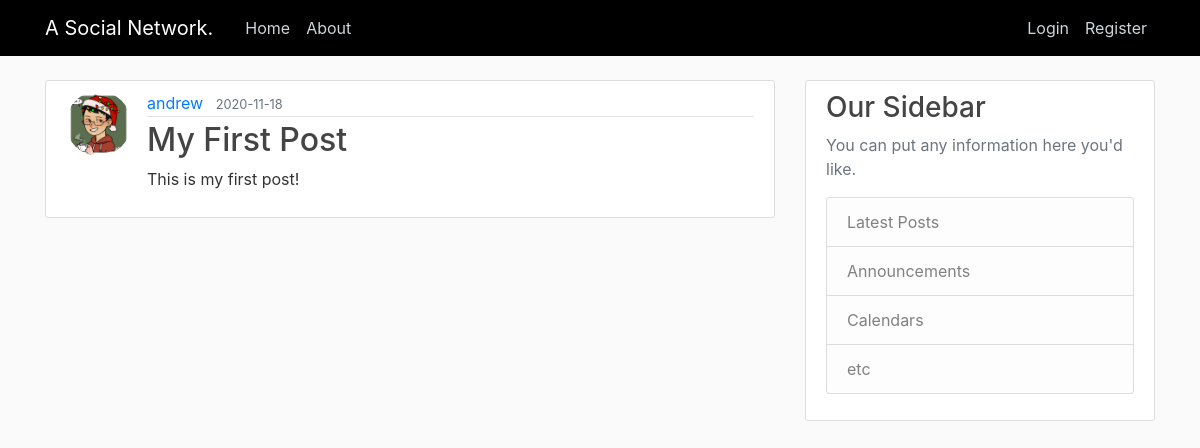
Page /home on the earlier database version.
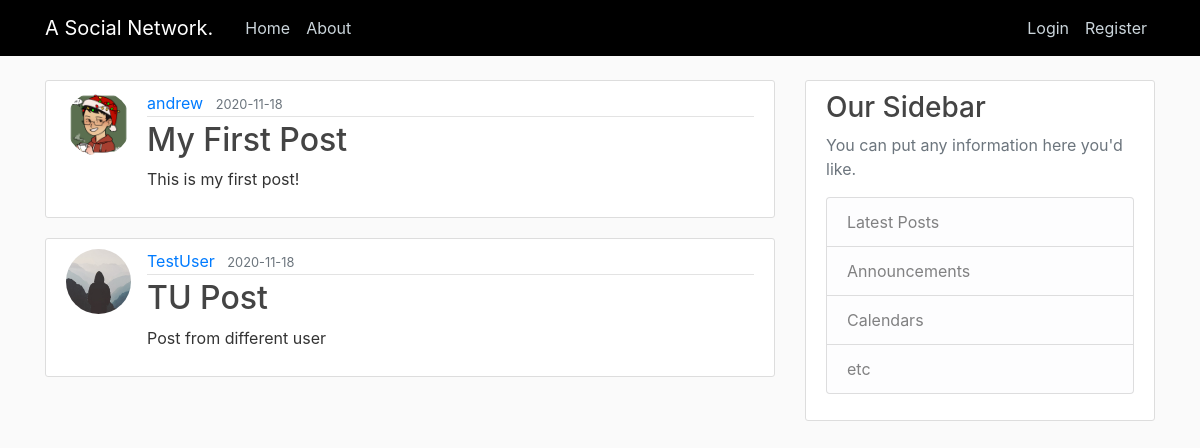
Same page on the later database version.
### app/models.py (models this page shows, shortened)
class Post(db.Model):
    id = db.Column(db.Integer, primary_key = True)
    title = db.Column(db.String(100), nullable=False)
    date_posted = db.Column(db.DateTime, nullable=False, default=datetime.utcnow)
    content = db.Column(db.Text, nullable=False)
    user_id = db.Column(db.Integer, db.ForeignKey('user.id'), nullable=False)

class User(db.Model, UserMixin):
    id = db.Column(db.Integer, primary_key = True)
    username = db.Column(db.String(20), unique=True, nullable=False)
    email = db.Column(db.String(120), unique=True, nullable=False)
    image_file = db.Column(db.String(20),nullable=False, default='default.jpg')
    password = db.Column(db.String(60),nullable=False)
    posts = db.relationship('Post', backref='author', lazy=True)

### app/routes.py (the view)
@app.route('/')
@app.route('/home')
def home():
    posts = Post.query.all()
    return render_template('home.html',posts=posts)

### app/templates/home.html
{% extends 'layout.html' %}
{% block content %}
    {% for post in posts %}
        <article class="media content-section">
            <img class="rounded-circle article-img" src="{{ url_for('static', filename='profile_pics/' + post.author.image_file) }}" alt="profile_picture">
            <div class="media-body">
            <div class="article-metadata">
                <a class="mr-2" href="#">{{ post.author.username }}</a>
                <small class="text-muted">{{ post.date_posted.strftime('%Y-%m-%d') }}</small>
            </div>
            <h2><a class="article-title" href="{{ url_for('post', post_id = post.id) }}">{{ post.title }}</a></h2>
            <p class="article-content">{{ post.content }}</p>
            </div>
        </article>
    {% endfor %}
{% endblock content %}

### app/templates/layout.html (shortened to what this page needs)
<!DOCTYPE html>
<html lang="en">
<head>
    <link rel="stylesheet" href="https://maxcdn.bootstrapcdn.com/bootstrap/4.0.0/css/bootstrap.min.css">
    <link rel="stylesheet" type="text/css" href="{{ url_for('static', filename='main.css') }}">
</head>
<body>
    <header class="site-header">
        <nav class="navbar navbar-expand-md navbar-dark bg-steel fixed-top">
          <div class="container">
            <a class="navbar-brand mr-4" href="/">A Social Network.</a>
            <div class="collapse navbar-collapse" id="navbarToggle">
              <div class="navbar-nav mr-auto">
                <a class="nav-item nav-link" href="{{url_for('home')}}">Home</a>
                <a class="nav-item nav-link" href="{{url_for('about')}}">About</a>
              </div>
              <div class="navbar-nav">
                {% if current_user.is_authenticated %}
                  <a class="nav-item nav-link" href="{{url_for('new_post')}}">New Post</a>
                  <a class="nav-item nav-link" href="{{url_for('account')}}">Account</a>
                  <a class="nav-item nav-link" href="{{url_for('logout')}}">Logout</a>
                {% else %}
                  <a class="nav-item nav-link" href="{{url_for('login')}}">Login</a>
                  <a class="nav-item nav-link" href="{{url_for('register')}}">Register</a>
                {% endif %}
              </div>
            </div>
          </div>
        </nav>
    </header>
    <main role="main" class="container">
        <div class="row">
        <div class="col-md-8">
            {% block content %}{% endblock %}
        </div>
        <div class="col-md-4">
            <div class="content-section">
            <h3>Our Sidebar</h3>
            <p class='text-muted'>You can put any information here you'd like.
                <ul class="list-group">
                <li class="list-group-item list-group-item-light">Latest Posts</li>
                <li class="list-group-item list-group-item-light">Announcements</li>
                <li class="list-group-item list-group-item-light">Calendars</li>
                <li class="list-group-item list-group-item-light">etc</li>
                </ul>
            </p>
            </div>
        </div>
        </div>
    </main>
</body>
</html>

### app/static/main.css (style rules this page uses)
body { background: #fafafa; color: #333333; margin-top: 5rem; }
h1, h2, h3, h4, h5, h6 { color: #444444; }
.bg-steel { background-color: rgb(0, 0, 0); }
.site-header .navbar-nav .nav-link { color: #cbd5db; }
.content-section { background: #ffffff; padding: 10px 20px; border: 1px solid #dddddd; border-radius: 3px; margin-bottom: 20px; }
.article-title { color: #444444; }
.article-content { white-space: pre-line; }
.article-img { height: 65px; width: 65px; margin-right: 16px; }
.article-metadata { padding-bottom: 1px; margin-bottom: 4px; border-bottom: 1px solid #e3e3e3 }

Differences in the rows shown:
added Post: image_file (placeholder picture), author.username "TestUser", date_posted "2020-11-18", title "TU Post", content "Post from different user"
